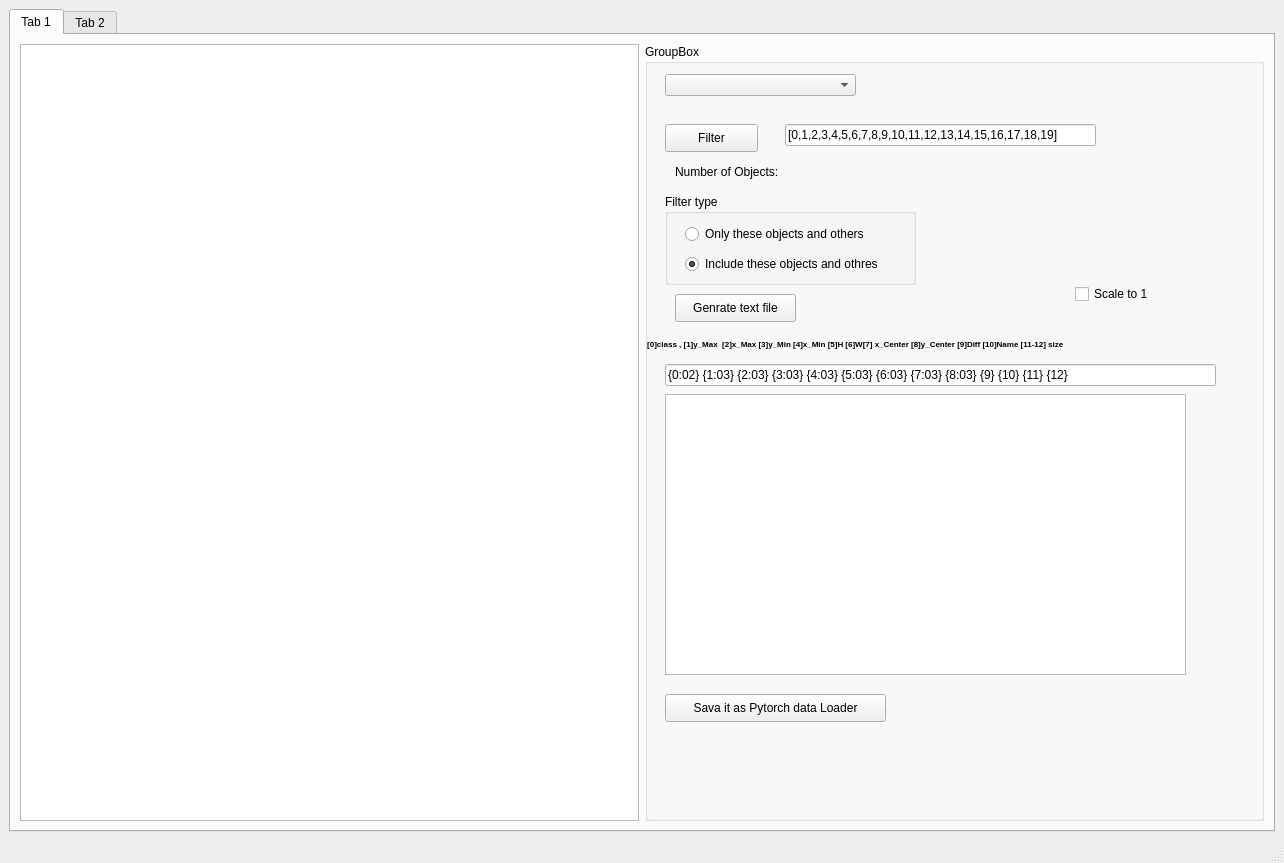
<?xml version="1.0" encoding="UTF-8"?>
<ui version="4.0">
 <class>MainWindow</class>
 <widget class="QMainWindow" name="MainWindow">
  <property name="geometry">
   <rect>
    <x>0</x>
    <y>0</y>
    <width>1284</width>
    <height>863</height>
   </rect>
  </property>
  <property name="windowTitle">
   <string>MainWindow</string>
  </property>
  <widget class="QWidget" name="centralwidget">
   <layout class="QGridLayout" name="gridLayout_2">
    <item row="0" column="0">
     <widget class="QTabWidget" name="tabWidget">
      <property name="currentIndex">
       <number>0</number>
      </property>
      <widget class="QWidget" name="tab">
       <attribute name="title">
        <string>Tab 1</string>
       </attribute>
       <layout class="QGridLayout" name="gridLayout">
        <item row="0" column="0">
         <widget class="QTableView" name="tableView">
          <property name="font">
           <font>
            <pointsize>8</pointsize>
           </font>
          </property>
          <property name="sortingEnabled">
           <bool>true</bool>
          </property>
          <attribute name="horizontalHeaderVisible">
           <bool>true</bool>
          </attribute>
          <attribute name="horizontalHeaderCascadingSectionResizes">
           <bool>true</bool>
          </attribute>
          <attribute name="horizontalHeaderMinimumSectionSize">
           <number>77</number>
          </attribute>
          <attribute name="horizontalHeaderStretchLastSection">
           <bool>true</bool>
          </attribute>
          <attribute name="verticalHeaderVisible">
           <bool>true</bool>
          </attribute>
          <attribute name="verticalHeaderCascadingSectionResizes">
           <bool>true</bool>
          </attribute>
          <attribute name="verticalHeaderMinimumSectionSize">
           <number>20</number>
          </attribute>
          <attribute name="verticalHeaderDefaultSectionSize">
           <number>20</number>
          </attribute>
          <attribute name="verticalHeaderShowSortIndicator" stdset="0">
           <bool>true</bool>
          </attribute>
          <attribute name="verticalHeaderStretchLastSection">
           <bool>true</bool>
          </attribute>
         </widget>
        </item>
        <item row="0" column="1">
         <widget class="QGroupBox" name="gbox_options_tab1">
          <property name="sizePolicy">
           <sizepolicy hsizetype="MinimumExpanding" vsizetype="Preferred">
            <horstretch>0</horstretch>
            <verstretch>0</verstretch>
           </sizepolicy>
          </property>
          <property name="minimumSize">
           <size>
            <width>50</width>
            <height>0</height>
           </size>
          </property>
          <property name="title">
           <string>GroupBox</string>
          </property>
          <widget class="QComboBox" name="comboBox">
           <property name="geometry">
            <rect>
             <x>20</x>
             <y>30</y>
             <width>191</width>
             <height>22</height>
            </rect>
           </property>
          </widget>
          <widget class="QPushButton" name="btn_filter">
           <property name="geometry">
            <rect>
             <x>20</x>
             <y>80</y>
             <width>93</width>
             <height>28</height>
            </rect>
           </property>
           <property name="text">
            <string>Filter</string>
           </property>
          </widget>
          <widget class="QLineEdit" name="in_filter_class">
           <property name="geometry">
            <rect>
             <x>140</x>
             <y>80</y>
             <width>311</width>
             <height>22</height>
            </rect>
           </property>
           <property name="text">
            <string>[0,1,2,3,4,5,6,7,8,9,10,11,12,13,14,15,16,17,18,19]</string>
           </property>
          </widget>
          <widget class="QGroupBox" name="gbox_filter">
           <property name="geometry">
            <rect>
             <x>20</x>
             <y>150</y>
             <width>251</width>
             <height>91</height>
            </rect>
           </property>
           <property name="title">
            <string>Filter type</string>
           </property>
           <widget class="QRadioButton" name="radio_btn_filter_only">
            <property name="geometry">
             <rect>
              <x>20</x>
              <y>30</y>
              <width>211</width>
              <height>20</height>
             </rect>
            </property>
            <property name="text">
             <string>Only these objects and others</string>
            </property>
            <property name="checked">
             <bool>false</bool>
            </property>
           </widget>
           <widget class="QRadioButton" name="radio_btn_filter_include">
            <property name="geometry">
             <rect>
              <x>20</x>
              <y>60</y>
              <width>221</width>
              <height>20</height>
             </rect>
            </property>
            <property name="text">
             <string>Include these objects and othres</string>
            </property>
            <property name="checked">
             <bool>true</bool>
            </property>
           </widget>
          </widget>
          <widget class="QPushButton" name="btn_gen_text">
           <property name="geometry">
            <rect>
             <x>30</x>
             <y>250</y>
             <width>121</width>
             <height>28</height>
            </rect>
           </property>
           <property name="text">
            <string>Genrate text file</string>
           </property>
          </widget>
          <widget class="QLabel" name="lbl_num_objects">
           <property name="geometry">
            <rect>
             <x>30</x>
             <y>120</y>
             <width>261</width>
             <height>16</height>
            </rect>
           </property>
           <property name="text">
            <string>Number of Objects:</string>
           </property>
          </widget>
          <widget class="QTextBrowser" name="textBrowser">
           <property name="geometry">
            <rect>
             <x>20</x>
             <y>350</y>
             <width>521</width>
             <height>281</height>
            </rect>
           </property>
          </widget>
          <widget class="QLineEdit" name="in_text_format">
           <property name="geometry">
            <rect>
             <x>20</x>
             <y>320</y>
             <width>551</width>
             <height>22</height>
            </rect>
           </property>
           <property name="font">
            <font>
             <pointsize>9</pointsize>
            </font>
           </property>
           <property name="text">
            <string>{0:02} {1:03} {2:03} {3:03} {4:03} {5:03} {6:03} {7:03} {8:03} {9} {10} {11} {12}</string>
           </property>
          </widget>
          <widget class="QLabel" name="lbl_format">
           <property name="geometry">
            <rect>
             <x>0</x>
             <y>290</y>
             <width>611</width>
             <height>20</height>
            </rect>
           </property>
           <property name="font">
            <font>
             <pointsize>6</pointsize>
             <weight>75</weight>
             <bold>true</bold>
            </font>
           </property>
           <property name="text">
            <string> [0]class , [1]y_Max  [2]x_Max [3]y_Min [4]x_Min [5]H [6]W[7] x_Center [8]y_Center [9]Diff [10]Name [11-12] size</string>
           </property>
          </widget>
          <widget class="QPushButton" name="btn_create_dataloader_torch">
           <property name="geometry">
            <rect>
             <x>20</x>
             <y>650</y>
             <width>221</width>
             <height>28</height>
            </rect>
           </property>
           <property name="text">
            <string>Sava it as Pytorch data Loader</string>
           </property>
          </widget>
          <widget class="QCheckBox" name="chck_box_scale_to_1">
           <property name="geometry">
            <rect>
             <x>430</x>
             <y>240</y>
             <width>81</width>
             <height>20</height>
            </rect>
           </property>
           <property name="text">
            <string>Scale to 1</string>
           </property>
          </widget>
         </widget>
        </item>
       </layout>
      </widget>
      <widget class="QWidget" name="tab_2">
       <attribute name="title">
        <string>Tab 2</string>
       </attribute>
      </widget>
     </widget>
    </item>
   </layout>
  </widget>
  <widget class="QMenuBar" name="menubar">
   <property name="geometry">
    <rect>
     <x>0</x>
     <y>0</y>
     <width>1284</width>
     <height>26</height>
    </rect>
   </property>
  </widget>
  <widget class="QStatusBar" name="statusbar"/>
 </widget>
 <resources/>
 <connections/>
</ui>
